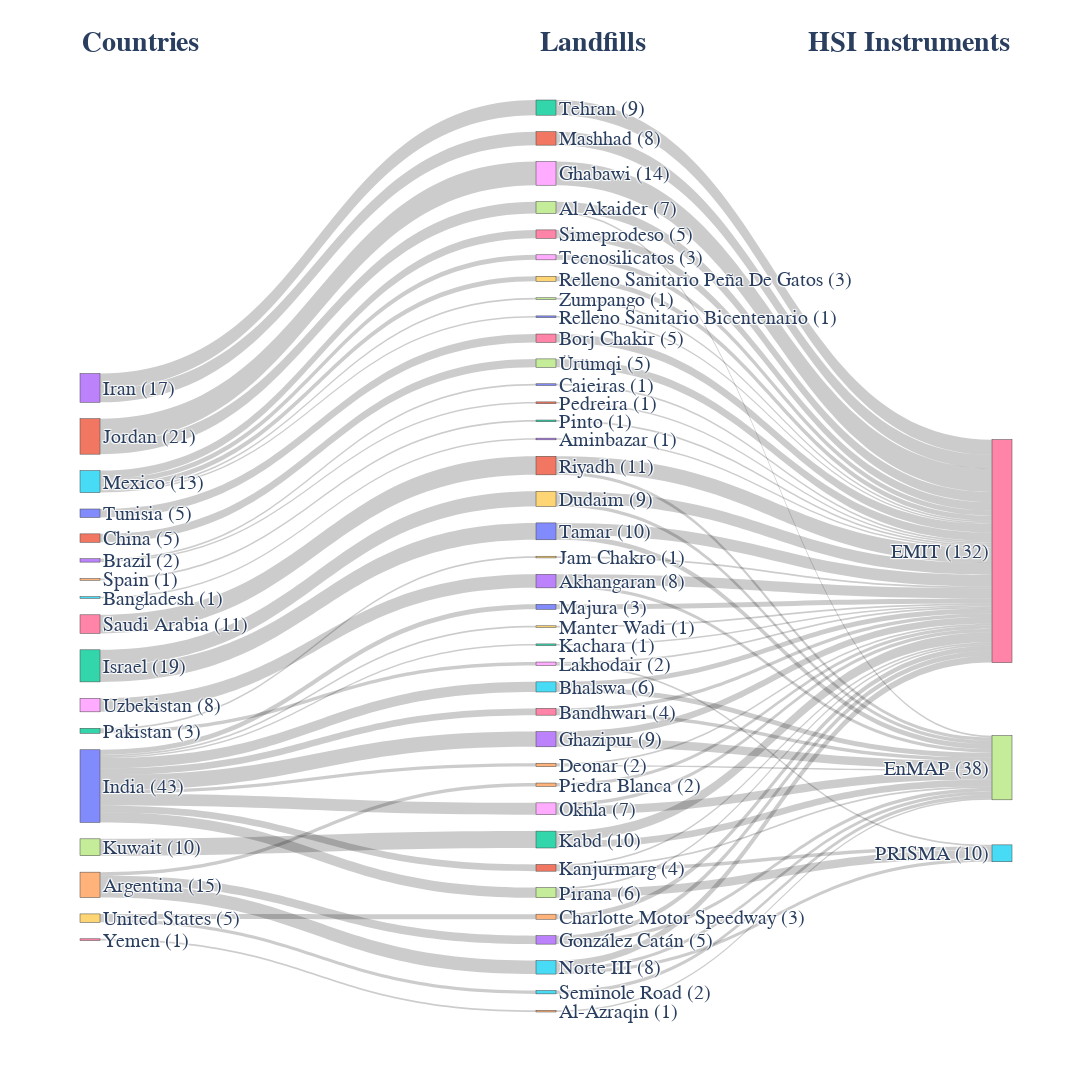

Source (notebook cell):
### Code cell
# https://stackoverflow.com/a/70296887/7347925

categories = ['country', 'name', 'platform']

df_counts = pd.DataFrame()
for i in range(len(categories)-1):
    # calculate the counts: country -> name, name -> platform
    tempDf = df_grp[[categories[i], categories[i+1],'count']].rename(columns={categories[i]: 'source', categories[i+1]: 'target'})\
                                                            .groupby(['source','target']).agg({'count':'sum'}).reset_index()
    df_counts = pd.concat([df_counts,tempDf])

# get the label list in order
label_list = list(df_grp[categories].melt().drop('variable',axis=1)['value'].drop_duplicates().values)

source = df_counts['source'].apply(lambda x: label_list.index(x))
target = df_counts['target'].apply(lambda x: label_list.index(x))
count = df_counts['count']

# calculate the counts of each label
df_country_count = df_grp.groupby(['country']).agg({'count':'sum'}).reset_index()
df_landfill_count = df_grp.groupby(['name']).agg({'count':'sum'}).reset_index()
df_platform_count = df_grp.groupby(['platform']).agg({'count':'sum'}).reset_index()

# add obs number to label list
for index,label in enumerate(label_list):
    if any(df_country_count['country'].str.contains(label)):
        # get the row of country counts
        df_subset = df_country_count[df_country_count['country']==label]
        # create new label
        new_label = (df_subset['country'] + ' (' + df_subset['count'].astype('str')).values[0] + ')'
    elif any(df_landfill_count['name'].str.contains(label)):
        # get the row of landfill counts
        df_subset = df_landfill_count[df_landfill_count['name']==label]
        # create new label 
        new_label = (df_subset['name'] + ' (' + df_subset['count'].astype('str')).values[0] + ')'
    elif any(df_platform_count['platform'].str.contains(label)):
        # get the row of landfill counts
        df_subset = df_platform_count[df_platform_count['platform']==label]
        # create new label 
        new_label = (df_subset['platform'] + ' (' + df_subset['count'].astype('str')).values[0] + ')'
    # update the label list
    label_list[index] = new_label

fig = go.Figure(data=[go.Sankey(
    node = {"label": label_list},
    link = {"source": source, "target": target, "value": count}
    )])

fig.update_layout(
    title_text="",
    font=dict(
        family='sans-serif',
        size=20,
        # color="RebeccaPurple"
    ),
    autosize=False,
    width=1200,
    height=1200,
)

fig.add_annotation(x=0, y=1.08, text='<b>Countries</b>', showarrow=False,
                   font=dict(size=28),align="center"
                   )

fig.add_annotation(x=0.55, y=1.08, text='<b>Landfills</b>', showarrow=False,
                   font=dict(size=28),align="center"
                   )

fig.add_annotation(x=1, y=1.08, text='<b>HSI Instruments</b>', showarrow=False,
                   font=dict(size=28),align="center"
                   )

fig.write_image('../figures/obs_sankey.pdf', scale=3)
fig.show()

### Figure 1 — Plotly figure (JSON) as saved in the notebook; plotly's stock layout.template omitted (floating-point values rounded to 4 significant figures)
{"data": [{"link": {"source": [4, 4, 4, 15, 13, 13, 11, 0, 0, 0, 0, 0, 0, 0, 0, 0, 0, 3, 3, 2, 2, 1, 1, 7, 5, 5, 5, 5, 5, 12, 12, 6, 14, 10, 9, 9, 8, 16, 43, 43, 27, 27, 54, 53, 26, 26, 25, 25, 46, 50, 44, 24, 24, 29, 29, 28, 23, 23, 33, 33, 49, 42, 42, 22, 21, 21, 21, 48, 48, 20, 19, 31, 35, 35, 35, 18, 18, 51, 34, 52, 17, 17, 40, 39, 41, 41, 45, 36, 30, 30, 38, 32, 37, 47], "target": [33, 35, 34, 53, 50, 51, 47, 26, 25, 24, 23, 22, 21, 20, 19, 18, 17, 31, 32, 29, 30, 27, 28, 42, 40, 39, 36, 38, 37, 49, 48, 41, 52, 46, 44, 45, 43, 54, 56, 57, 56, 57, 57, 56, 56, 57, 56, 57, 56, 56, 56, 56, 57, 56, 57, 56, 56, 57, 56, 57, 56, 56, 57, 56, 56, 57, 55, 56, 55, 56, 56, 56, 56, 57, 55, 56, 57, 56, 56, 56, 56, 55, 56, 56, 56, 57, 57, 56, 56, 57, 56, 56, 56, 56], "value": [5, 8, 2, 1, 1, 1, 5, 4, 6, 2, 9, 1, 4, 3, 1, 7, 6, 8, 9, 9, 10, 7, 14, 10, 1, 3, 5, 3, 1, 1, 2, 11, 1, 5, 3, 2, 8, 1, 6, 2, 6, 1, 1, 1, 2, 2, 3, 3, 5, 1, 3, 1, 1, 7, 2, 14, 4, 5, 3, 2, 1, 6, 4, 1, 1, 1, 2, 1, 1, 3, 1, 8, 4, 2, 2, 2, 5, 1, 2, 1, 1, 5, 1, 3, 9, 2, 2, 5, 7, 3, 3, 9, 1, 5]}, "node": {"label": ["India (43)", "Jordan (21)", "Israel (19)", "Iran (17)", "Argentina (15)", "Mexico (13)", "Saudi Arabia (11)", "Kuwait (10)", "Uzbekistan (8)", "United States (5)", "Tunisia (5)", "China (5)", "Pakistan (3)", "Brazil (2)", "Spain (1)", "Bangladesh (1)", "Yemen (1)", "Pirana (6)", "Okhla (7)", "Manter Wadi (1)", "Majura (3)", "Kanjurmarg (4)", "Kachara (1)", "Ghazipur (9)", "Deonar (2)", "Bhalswa (6)", "Bandhwari (4)", "Al Akaider (7)", "Ghabawi (14)", "Dudaim (9)", "Tamar (10)", "Mashhad (8)", "Tehran (9)", "González Catán (5)", "Piedra Blanca (2)", "Norte III (8)", "Simeprodeso (5)", "Zumpango (1)", "Tecnosilicatos (3)", "Relleno Sanitario Peña De Gatos (3)", "Relleno Sanitario Bicentenario (1)", "Riyadh (11)", "Kabd (10)", "Akhangaran (8)", "Charlotte Motor Speedway (3)", "Seminole Road (2)", "Borj Chakir (5)", "Ürümqi (5)", "Lakhodair (2)", "Jam Chakro (1)", "Caieiras (1)", "Pedreira (1)", "Pinto (1)", "Aminbazar (1)", "Al-Azraqin (1)", "PRISMA (10)", "EMIT (132)", "EnMAP (38)"]}, "type": "sankey"}], "layout": {"annotations": [{"align": "center", "font": {"size": 28}, "showarrow": false, "text": "<b>Countries</b>", "x": 0, "y": 1.08}, {"align": "center", "font": {"size": 28}, "showarrow": false, "text": "<b>Landfills</b>", "x": 0.55, "y": 1.08}, {"align": "center", "font": {"size": 28}, "showarrow": false, "text": "<b>HSI Instruments</b>", "x": 1, "y": 1.08}], "autosize": false, "font": {"family": "sans-serif", "size": 20}, "height": 1200, "title": {"text": ""}, "width": 1200}}
